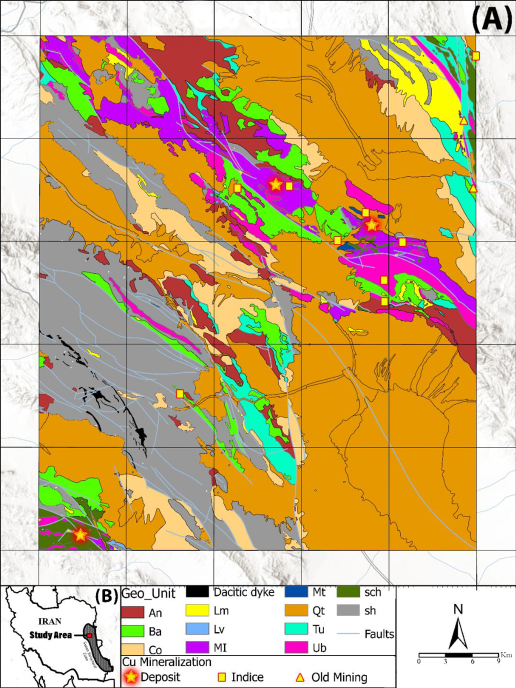
#> input picture testimage.png, 1032 x 1376 px (shown at 1/2 size)
$ python generator.py
#> lines starting #> are read from the running program, lines starting #| are printed output that depends on the picture
#> the answer given: testimage.png
#> in Main, image is the input picture: PIL image 1032x1376 RGB; mean R, G, B 203, 175.5, 127.4
import PIL.Image

# resizes the incoming image to a uniform size.
def Resize(image, newWidth = 100):

#> called with newWidth = 100
    width, height = image.size
#> width = 1032; height = 1376

    newHeight = int(newWidth * height/width)
#> newHeight = 133

    print((newWidth, newHeight))
#| (100, 133)

    return image.resize((newWidth, newHeight))
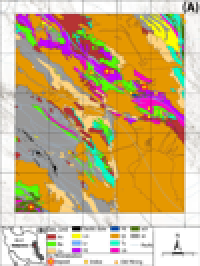
#> returned value: PIL image 100x133 RGB (shown 2 times larger); mean R, G, B 203.2, 175.7, 127.7

# Converts the input image to the grayscale colormode.
def ImageToGrayscale(image):

    return image.convert("L")
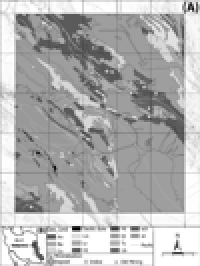
#> returned value: PIL image 100x133 L (shown 2 times larger); min 0, max 255, mean 178.5

# Maps the pixel valiues to an ascii value in the chacacter list.
def PixelsToAscii(image):

    #List of usable ascii characters
    asciichars = ["@", "#", "$", "%", "?", "*", "+", ";", ":", ",", "."]

    pixels = image.getdata()

    asciiStr = ""

    for pixel in pixels:
        asciiStr += asciichars[pixel//25]
#> this loop made 13300 passes
#> (pixel, asciiStr) on passes 1 to 3: (198, ';'), (216, ';:'), (208, ';::')

    return asciiStr

# Splits the generated string to match the input image width.
def AsciiWordWrap(grayscaleImage, asciiString):

    imageWith = grayscaleImage.width
#> imageWith = 100

    asciiStringLength = len(asciiString)

    asciiImage = ""

    # Split the string
    for i in range(0, asciiStringLength, imageWith):
        asciiImage += asciiString[i:i+imageWith] + "\n"

    return asciiImage

# Saves the resulting string to the directory runnning the script.
def SaveStringToFile(asciiImage):

    with open("asciiImage.txt", "w") as f:

        try:

            f.write(asciiImage)

            f.close()

            print(f"Image saved successfully.")


        except Exception:

            f.close()

            print(f"Something went wrong when saving the file. {Exception}")

# Full flow taking an image and mapping it into ascii characters.
def Main():

    # C:\Users\Jeff\Documents\GitHub\AsciiArt\testimage.png
    path = input("Enter the path to the image file: ")

    try:

        image = PIL.Image.open(path)

    except Exception:

        print(Exception)

    # Resize the image
    image = Resize(image=image)

    # Convert the image to grayscale colormode
    grayscaleImage = ImageToGrayscale(image=image)

    # Convert grayscale image to ascii map
    asciiString = PixelsToAscii(image=grayscaleImage)

    # Split the string
    asciiImage = AsciiWordWrap(asciiString=asciiString, grayscaleImage=grayscaleImage)

    # Save the file
    SaveStringToFile(asciiImage=asciiImage)

if __name__ == "__main__":
    Main()
